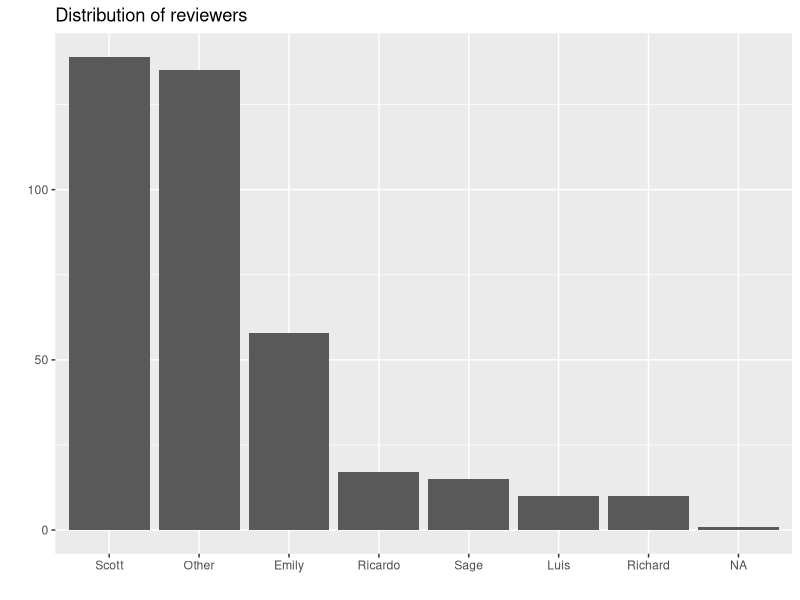
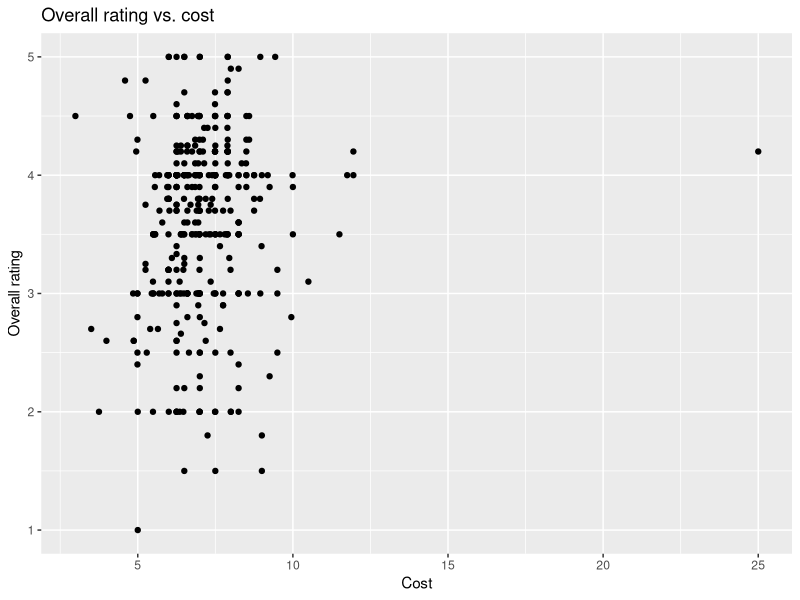
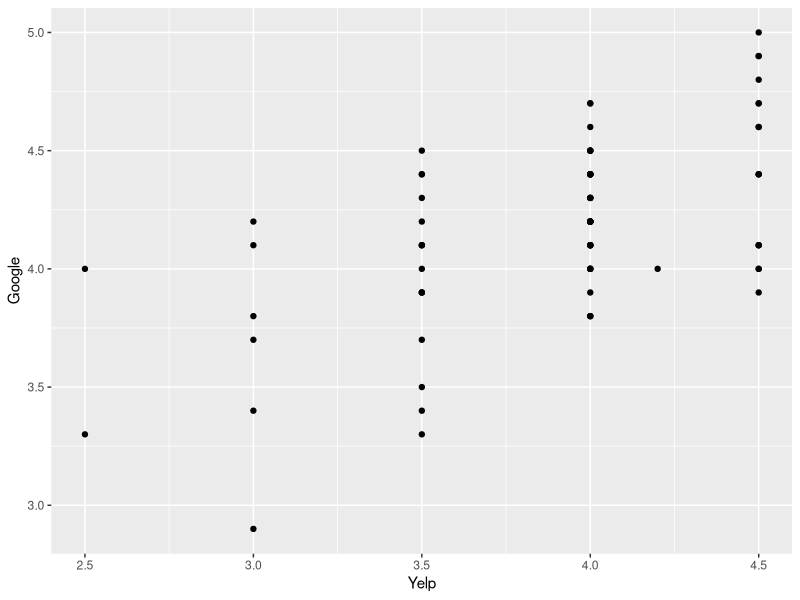

Write R code to recreate these figures, in order.
## ---- chunk 1
knitr::opts_chunk$set(echo=FALSE)
## ---- chunk 2
library(tidyverse)
## ---- chunk 3
burritos <- read_csv("burritos_01022018.csv")
## ---- chunk 4
glimpse(burritos)
## ---- chunk 5
burritos_short = slice(burritos, 1:50)
## ---- chunk 6
burritos_rev_count <- burritos %>%
  mutate(Reviewer = fct_lump(Reviewer, n = 5)) %>%
  count(Reviewer) %>%
  mutate(Reviewer = fct_reorder(Reviewer, n, .desc = TRUE)) %>%
  arrange(desc(n))
burritos_rev_count
ggplot(data = burritos_rev_count, mapping = aes(x = Reviewer, y = n)) +
    geom_bar(stat = "identity") +
    labs(title = "Distribution of reviewers", x = "", y = "")
## ---- chunk 7
ggplot(data = burritos, mapping = aes(x = Cost, y = overall)) +
  geom_point() +
  labs(title = "Overall rating vs. cost", y = "Overall rating")
## ---- chunk 8
ggplot(data = burritos, mapping = aes(x = Yelp, y = Google)) +
  geom_point()
